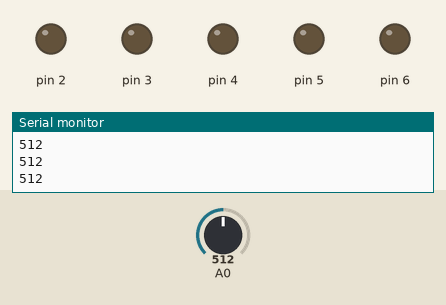
Recording of a sketch running on a simulated Arduino Uno, built with avr-gcc and run on an emulated ATmega328P. On the bench: output pins drawn as LEDs (lit = HIGH), the last lines printed to the serial monitor. The test bench sets the inputs (shaded band); at power-on: A0 = 512.

Above: at 1.2 s.
1.3 s: A0 set to 53
2.8 s: A0 set to 46
At 3.6 s:
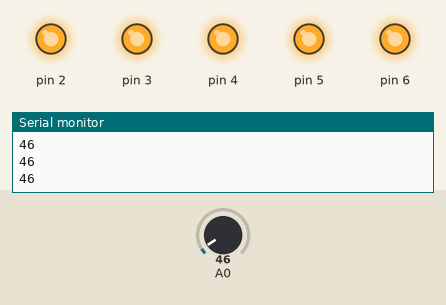
4.3 s: A0 set to 122
At 4.7 s:
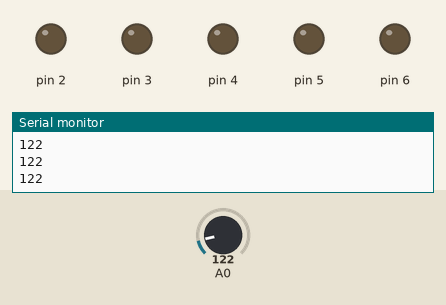
5.8 s: A0 set to 40
At 7.1 s:
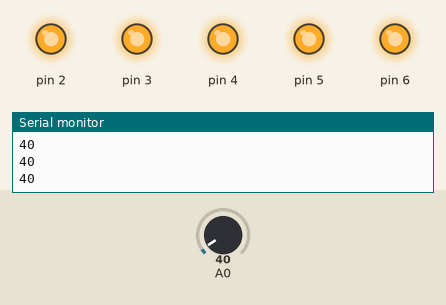
Timing chart, 0 to 8.3 s (numbered marks = the images above; inputs shaded):
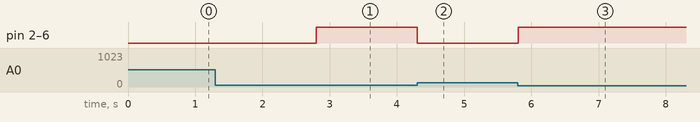

The sketch:

while-5leds.ino
```cpp
void setup() {
  // put your setup code here, to run once:
  Serial.begin(9600);
  pinMode(2,OUTPUT);
  pinMode(3,OUTPUT);
  pinMode(4,OUTPUT);
  pinMode(5,OUTPUT);
  pinMode(6,OUTPUT);

}

void loop() {
  Serial.println(analogRead(A0));
  while(analogRead(A0) < 50){
    digitalWrite(2, HIGH);
    digitalWrite(3, HIGH);
    digitalWrite(4, HIGH);
    digitalWrite(5, HIGH);
    digitalWrite(6, HIGH);
    Serial.println(analogRead(A0));
  }
  digitalWrite(2, LOW);
  digitalWrite(3, LOW);
  digitalWrite(4, LOW);
  digitalWrite(5, LOW);
  digitalWrite(6, LOW);
}
```

Measured:
- the behaviour switches between 50 and 49 on A0 (found by bisection; images 0 and 1)
- after the input at 2.8 s, pin 2–6: LOW → HIGH at once
- after the input at 4.3 s, pin 2–6: HIGH → LOW at once
- after the input at 5.8 s, pin 2–6: LOW → HIGH at once
